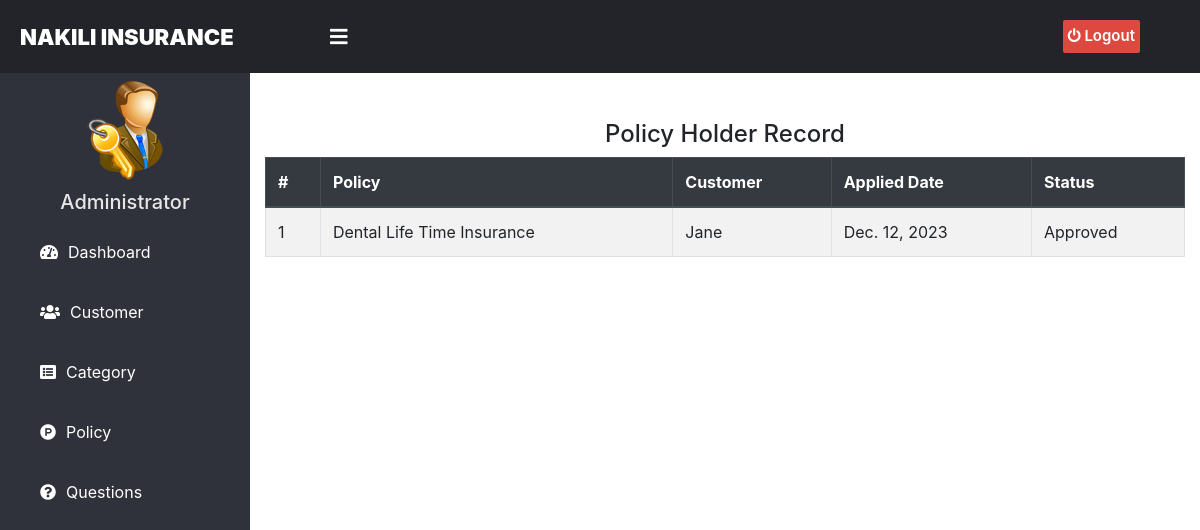
The page /admin-view-approved-policy-holder on the database as committed earlier.
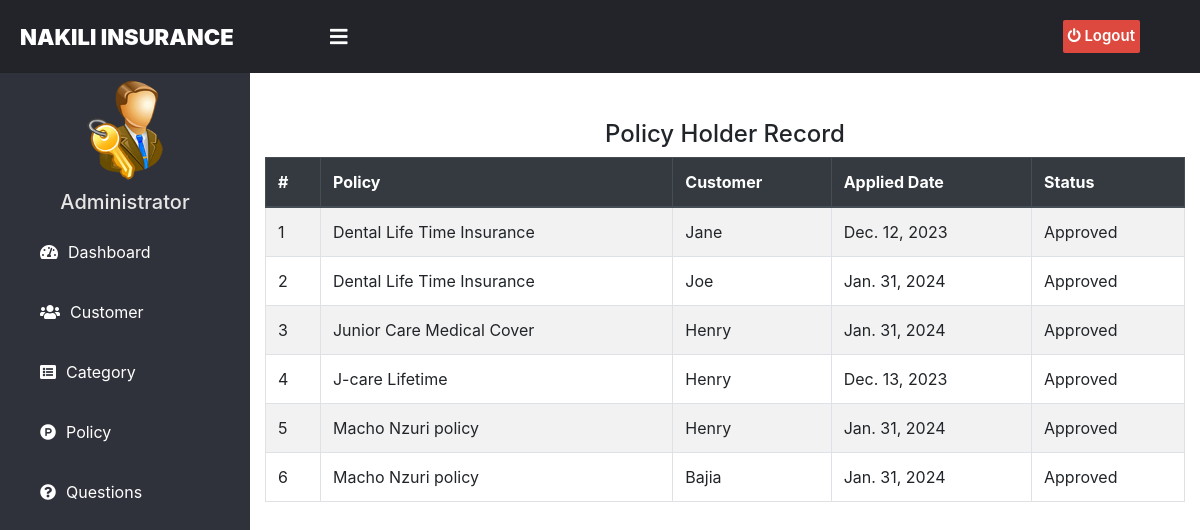
The same page on the database as committed later.
### insurance/models.py (models this page shows, shortened)
class PolicyRecord(models.Model):
    customer= models.ForeignKey(Customer, on_delete=models.CASCADE)
    Policy= models.ForeignKey(Policy, on_delete=models.CASCADE)
    status = models.CharField(max_length=100,default='Pending')
    creation_date =models.DateField(auto_now=True)

class Policy(models.Model):
    category= models.ForeignKey('Category', on_delete=models.CASCADE)
    policy_name=models.CharField(max_length=200)
    sum_assurance=models.PositiveIntegerField()
    premium=models.PositiveIntegerField()
    tenure=models.PositiveIntegerField()
    creation_date =models.DateField(auto_now=True)
    def __str__(self):
        return self.policy_name

### customer/models.py (models this page shows, shortened)
class Customer(models.Model):
    user=models.OneToOneField(User,on_delete=models.CASCADE)
    profile_pic= models.ImageField(upload_to='profile_pic/Customer/',null=True,blank=True)
    address = models.CharField(max_length=40)
    mobile = models.CharField(max_length=20,null=False)
    def __str__(self):
        return self.user.first_name

### insurance/views.py (the view)
# urls.py: path('admin-view-approved-policy-holder', views.admin_view_approved_policy_holder_view,name='admin-view-approved-policy-holder'),
def admin_view_approved_policy_holder_view(request):
    policyrecords = models.PolicyRecord.objects.all().filter(status='Approved')
    return render(request,'insurance/admin_view_approved_policy_holder.html',{'policyrecords':policyrecords})

### templates/insurance/admin_view_approved_policy_holder.html (shortened to what this page needs)
{% extends 'insurance/adminbase.html' %}
{% block content %}
{%load static%}
<head>
  <link href="http://netdna.bootstrapcdn.com/bootstrap/4.0.0-beta/css/bootstrap.min.css" rel="stylesheet">
    <link rel="stylesheet" href="https://maxcdn.bootstrapcdn.com/bootstrap/4.4.1/css/bootstrap.min.css">
    <link href="https://maxcdn.bootstrapcdn.com/font-awesome/4.3.0/css/font-awesome.min.css" rel="stylesheet">
</head>
<div class="container">
  <div class="panel panel-primary">
    <div class="panel-heading">
      <h4 class="text-center">Policy Holder Record</h4>
    </div>
    <table class="table table-hover table-bordered table-striped" id="dev-table">
      <thead class="thead-dark">
        <tr>
        <th>#</th>
          <th>Policy</th>
          <th>Customer</th>
          <th> Applied Date</th>
          <th>Status</th>
        </tr>
      </thead>
      {% for t in policyrecords %}
      <tr>
        <td> {{ forloop.counter }}</td>
        <td> {{t.Policy}}</td>
        <td> {{t.customer}}</td>
        <td>{{t.creation_date}}</td>
        <td>{{t.status}}</td>
      </tr>
      {% endfor %}
    </table>
  </div>
</div>
<br><br><br><br><br><br>
{% endblock content %}

Rows that differ between the two databases and show on the page:
now on this page (row edited): PolicyRecord: Policy "Dental Life Time Insurance", customer "Joe", creation_date "Jan. 31, 2024", status "Approved"
added PolicyRecord: Policy "Junior Care Medical Cover", customer "Henry", creation_date "Jan. 31, 2024", status "Approved"
added PolicyRecord: Policy "J-care Lifetime", customer "Henry", creation_date "Dec. 13, 2023", status "Approved"
added PolicyRecord: Policy "Macho Nzuri policy", customer "Henry", creation_date "Jan. 31, 2024", status "Approved"
added PolicyRecord: Policy "Macho Nzuri policy", customer "Bajia", creation_date "Jan. 31, 2024", status "Approved"
